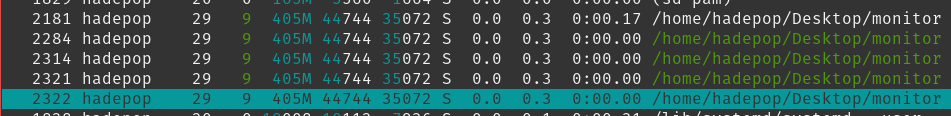
#> input picture media/image.png, 951 x 116 px, found by its file name
$ python dualtone.py
#> lines starting #> are read from the running program, lines starting #| are printed output that depends on the picture
import cv2
from PIL import Image
import numpy as np

def dual_tone(image_path, output_path, color1=(0, 128, 255), color2=(255, 128, 0)):
#> called with image_path = 'image.png', output_path = 'dual_tone.png', color1 = (0, 0, 255), color2 = (255, 255, 0)
    from PIL import ImageOps

    img = Image.open(image_path).convert("L")  # Convert to grayscale
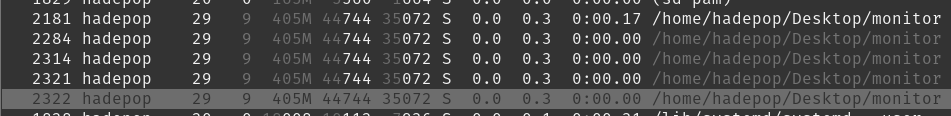
#> img: PIL image 951x116 L; min 51, max 242, mean 71.2
    gradient = np.linspace(0, 1, 256)  # Create gradient
    gradient_map = np.array([
        (int(color1[0] * (1 - val) + color2[0] * val),
         int(color1[1] * (1 - val) + color2[1] * val),
         int(color1[2] * (1 - val) + color2[2] * val))
        for val in gradient
    ])
    img = ImageOps.autocontrast(img)
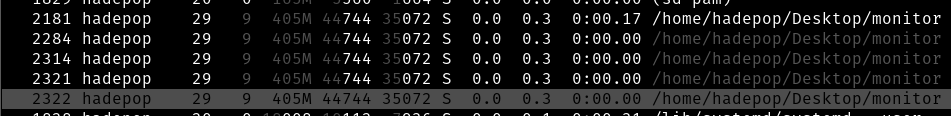
#> img: PIL image 951x116 L; min 0, max 255, mean 26.8
    img_data = np.asarray(img)
    img_colored = gradient_map[img_data]
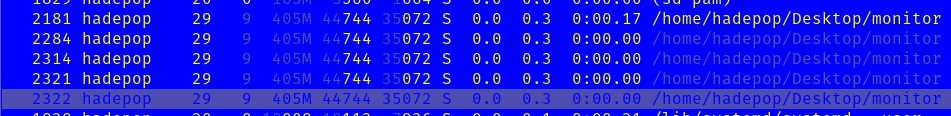
#> img_colored: shape (116, 951, 3) int64; mean of channels 0, 1, 2 26.8, 26.8, 228.2; drawn as R, G, B
    Image.fromarray(np.uint8(img_colored)).save(output_path)

# Example usage
dual_tone("image.png", "dual_tone.png", color1=(0, 0, 255), color2=(255, 255, 0))
